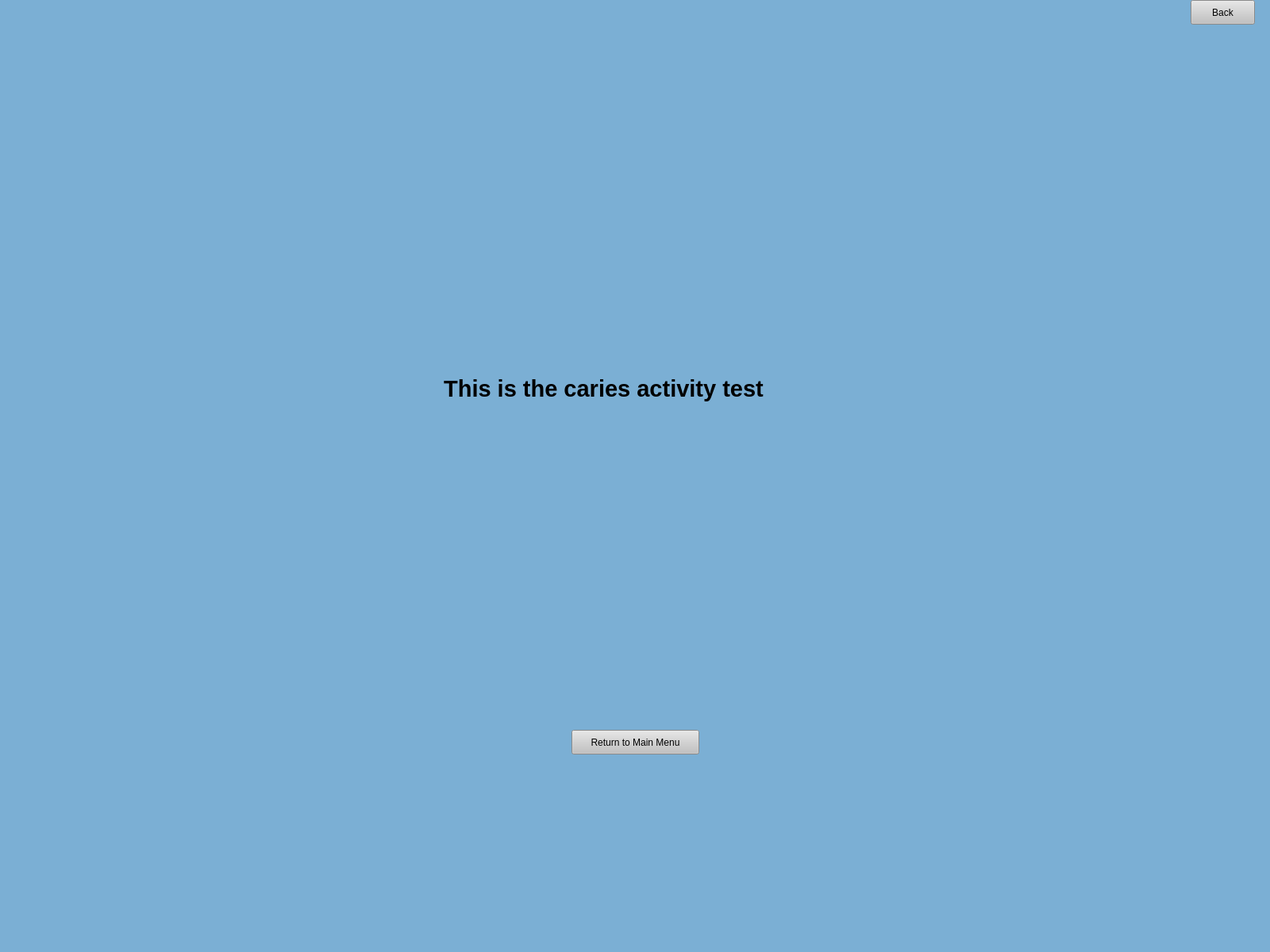
<?xml version="1.0" encoding="UTF-8"?>
<ui version="4.0">
 <class>MainWindow</class>
 <widget class="QMainWindow" name="MainWindow">
  <property name="enabled">
   <bool>true</bool>
  </property>
  <property name="geometry">
   <rect>
    <x>0</x>
    <y>0</y>
    <width>1600</width>
    <height>1200</height>
   </rect>
  </property>
  <property name="windowTitle">
   <string>Login</string>
  </property>
  <property name="styleSheet">
   <string notr="true">background-color: rgb(123, 175, 212);</string>
  </property>
  <property name="toolButtonStyle">
   <enum>Qt::ToolButtonIconOnly</enum>
  </property>
  <widget class="QWidget" name="centralwidget">
   <widget class="QLabel" name="label">
    <property name="geometry">
     <rect>
      <x>490</x>
      <y>460</y>
      <width>541</width>
      <height>61</height>
     </rect>
    </property>
    <property name="text">
     <string>&lt;html&gt;&lt;head/&gt;&lt;body&gt;&lt;p align=&quot;center&quot;&gt;&lt;span style=&quot; font-size:22pt; font-weight:600;&quot;&gt;This is the caries activity test&lt;/span&gt;&lt;/p&gt;&lt;/body&gt;&lt;/html&gt;</string>
    </property>
   </widget>
   <widget class="QPushButton" name="back">
    <property name="geometry">
     <rect>
      <x>1500</x>
      <y>0</y>
      <width>81</width>
      <height>31</height>
     </rect>
    </property>
    <property name="cursor">
     <cursorShape>PointingHandCursor</cursorShape>
    </property>
    <property name="styleSheet">
     <string notr="true">QPushButton:hover {

background-color: rgb(210, 210, 210);

}

QPushButton {

background-color: rgb(193, 193, 193);

}</string>
    </property>
    <property name="text">
     <string>Back</string>
    </property>
   </widget>
   <widget class="QPushButton" name="menu">
    <property name="geometry">
     <rect>
      <x>720</x>
      <y>920</y>
      <width>161</width>
      <height>31</height>
     </rect>
    </property>
    <property name="cursor">
     <cursorShape>PointingHandCursor</cursorShape>
    </property>
    <property name="styleSheet">
     <string notr="true">QPushButton:hover {

background-color: rgb(210, 210, 210);

}

QPushButton {

background-color: rgb(193, 193, 193);

}</string>
    </property>
    <property name="text">
     <string>Return to Main Menu</string>
    </property>
   </widget>
  </widget>
  <widget class="QMenuBar" name="menubar">
   <property name="geometry">
    <rect>
     <x>0</x>
     <y>0</y>
     <width>1600</width>
     <height>21</height>
    </rect>
   </property>
  </widget>
  <widget class="QStatusBar" name="statusbar"/>
 </widget>
 <resources/>
 <connections/>
</ui>
